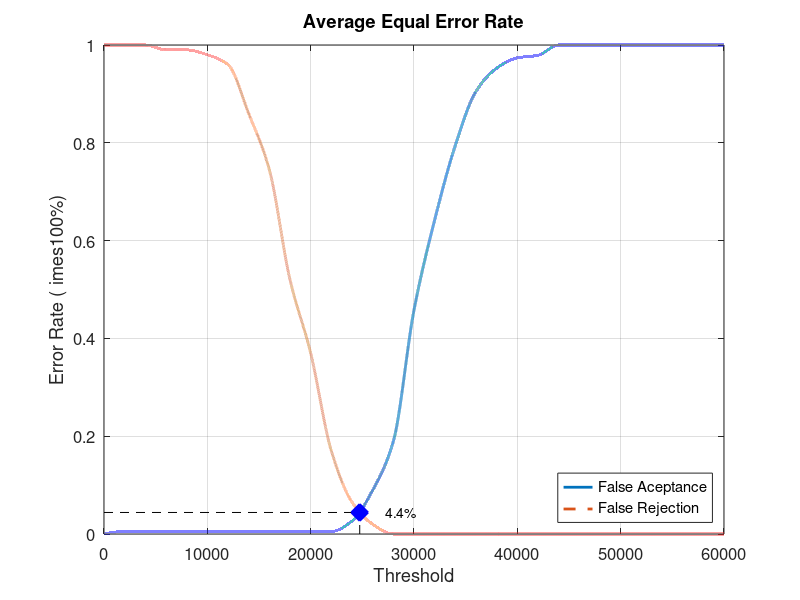
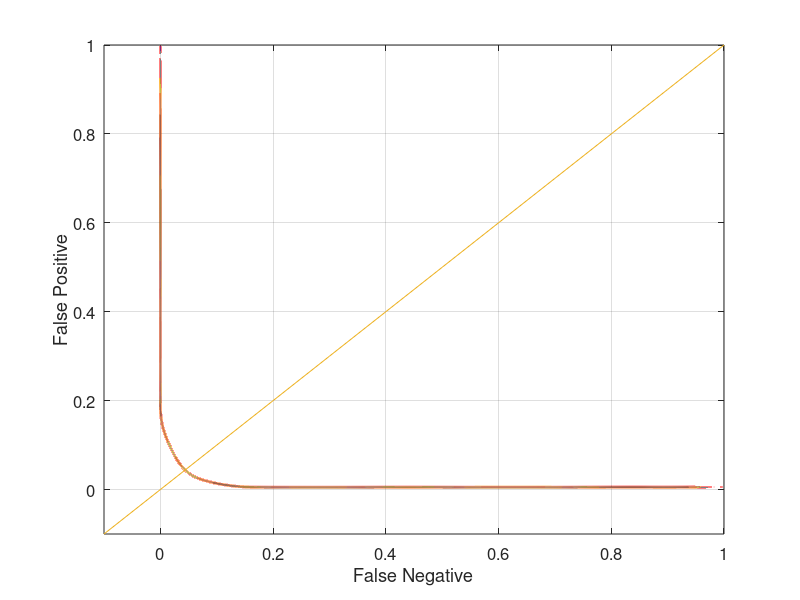

Recreate these plots in MATLAB, in order.
close all;
clear;
clc;
x = 0:2000:60000;
xq = 0:0.5:60000;

y0 = [0 0.00526316 0.00526316 0.00526316 0.00526316 0.00526316 0.00526316 0.00526316 0.00526316 0.00526316 0.00526316 0.00526316 0.0263158 0.0894737 0.189474 0.457895 0.642105 0.794737 0.905263 0.952632 0.973684 0.978947 1 1 1 1 1 1 1 1 1]
yy0 = interp1(x, y0, xq, 'pchip');
y1 = [1 1 1 0.99 0.99 0.98 0.96 0.86 0.745 0.52 0.37 0.17 0.065 0.02 0 0 0 0 0 0 0 0 0 0 0 0 0 0 0 0 0]
yy1 = interp1(x, y1, xq, 'pchip');

% Calculating EER: 
y2 = abs(y0 - y1);
find(y2 == min(y2))
yy2 = abs(yy0 - yy1);
xEER = find(yy2 == min(yy2));
xEERIndex = xq(xEER) % X-axis EER
yEER = yy0(xEER) % Y-axis EER

main = figure
plot(xq, yy0,'-','LineWidth', 2);	hold on
plot(xq, yy1,'--','LineWidth', 2);	hold on
plot([xEERIndex xEERIndex], [0 yEER], 'k--');	hold on
plot([0 xEERIndex], [yEER yEER], 'k--');	hold on
plot(xEERIndex, yEER, 'bx', 'LineWidth', 10);	hold on
text(xEERIndex + 10 * xEERIndex / 100, yEER, [num2str(round((10000 * yEER)) / 100) '%'])
legend('False Aceptance', 'False Rejection', 'Location', 'SouthEast')
xlabel('Threshold')
ylabel('Error Rate (	imes100%)')
title('Average Equal Error Rate')
set(gca, 'FontSize', 12)
axis([0 60000 0 1])
grid on

print(main, 'Database3_3Main', '-dpng');
FNRxFPR = figure('Color', [1 1 1]);
plot(yy1, yy0, '-', yy1, yy0, 'LineWidth', 2);
hold on
y = -0.1:0.1:1
plot(y, y); 
set(gca, 'FontSize', 12)
xlabel('False Negative')
ylabel('False Positive')
axis([-0.1 1 -0.1 1])
set(gca, 'FontSize', 12)
grid on

print(FNRxFPR, 'Database3_3FNRxFPR','-dpng');
